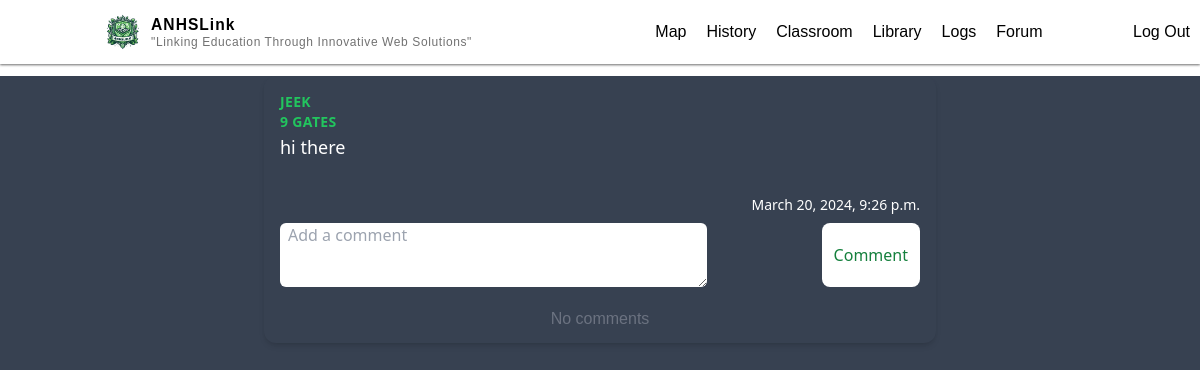
/forum/60/ (signed in), run on the app's committed database.
### main/models.py (models this page shows, shortened)
class Forum (models.Model):
    author = models.ForeignKey(Profile, on_delete=models.CASCADE, related_name="author")
    title = models.CharField(max_length=200, default="")
    description = models.CharField(max_length=400, default="",blank=True)
    uploaded_at = models.DateTimeField(auto_now_add=True)
    likes = models.ManyToManyField(User, related_name ='liked_comments')
    dislikes = models.ManyToManyField(User,related_name ='disliked_comments')

### authentication/models.py (models this page shows, shortened)
class Profile(models.Model):
    user = models.OneToOneField(User, on_delete=models.CASCADE, related_name="profile")
    grade = models.IntegerField(null=True)
    section = models.CharField(default='Selene', max_length=20)
    email = models.EmailField(default="haha@gmail.com")

### main/views.py (the view)
# urls.py: path("forum/<int:id>/", views.forum_comment, name="forum_comment"),
@login_required(login_url="/login")
def forum_comment(request, id):
    forums = Forum.objects.filter(id=id)
    return render(request,"main/forum_about.html",{"forums":forums})

### main/templates/main/forum_about.html (shortened to what this page needs)
{% extends "main/base.html" %} {% load static %} {% block body %}
{% for forum in forums%}
<div class="bg-gray-700 min-h-screen h-auto">
  <div
    class="max-w-md mx-auto bg-gray-700 rounded-xl shadow-md overflow-hidden md:max-w-2xl m-3"
  >
    <div class="md:flex">
      <div class="p-4 bg-gray-700 text-white w-full">
        <div
          class="uppercase tracking-wide text-sm font-semibold author text-green-500"
        >
          {{forum.author.user.username}}
        </div>
        <div
          class="uppercase tracking-wide text-sm font-semibold author text-green-500"
        >
          {{ forum.author.grade}} {{ forum.author.section }}
        </div>
        <a
          href="#"
          class="block mt-1 mb-5 text-lg leading-tight font-medium text-white hover:underline"
          >{{forum.title}}</a
        >
      </div>
    </div>
    <div class="px-4 flex justify-between rounded-b-xl">
      <span class="text-sm text-gray-600 flex items-center text-white"
        >{{forum.uploaded_at}}</span
      >
    </div>
    <div>
      <form
        method="POST"
        class="form px-4 py-2 bg-gray-700 flex justify-between"
        action="{% url 'comment'  %}"
      >
        <textarea
          required
          name="text"
          type="text"
          placeholder="Add a comment"
          class="rounded-md px-2 text-left w-2/3 h-16"
          maxlength="400"
        ></textarea>
        <button
          type="submit"
          class="text-green-700 bg-white px-3 rounded-lg submitBTN"
        >
          Comment
        </button>
      </form>
    </div>
    {% for comment in forum.comments.all %}
    <div
      class="bg-gray-700 rounded-xl shadow-md overflow-hidden md:max-w-2xl m-3"
    >
      <div class="">
        <div class="">
          <div class="flex bg-white">
            <div class="p-4">
              <div
                class="uppercase tracking-wide text-sm text-blue-500 font-semibold author"
              >
                {{comment.author.user.username}}
              </div>
              <div
                class="uppercase tracking-wide text-sm text-blue-500 font-semibold author"
              >
                {{comment.author.grade}} {{comment.author.section}}
              </div>
              <div class="mt-2 text-gray-800 size-fit">
                {{comment.text|linebreaksbr}}
              </div>
            </div>
          </div>
          <div class="px-4 py-2 bg-gray-200 text-right rounded-b-xl">
            <span class="text-sm text-gray-800">{{comment.uploaded_at}}</span>
          </div>
        </div>
        {% for reply in comment.replies.all %}
        <div class="overflow-x-auto ml-8">
          <div
            class="max-w-md mx-auto bg-white rounded-xl shadow-md overflow-hidden md:max-w-2xl m-3"
          >
            <div class="md:flex">
              <div class="p-4">
                <div
                  class="uppercase tracking-wide text-sm text-purple-500 font-semibold author"
                >
                  {{reply.author.user.username}}
                </div>
                <div
                  class="uppercase tracking-wide text-sm text-purple-500 font-semibold author"
                >
                  {{reply.author.grade}} {{reply.author.section}}
                </div>
                <div class="mt-4 text-gray-800 size-fit">
                  {{ reply.text|linebreaksbr }}
                </div>
              </div>
            </div>
            <div class="px-4 py-2 bg-gray-200 text-right">
              <span class="text-sm text-gray-800">{{reply.uploaded_at}}</span>
            </div>
          </div>
        </div>
        {% empty %} {% endfor %}
        <div>
          <form
            method="POST"
            class="form px-4 py-2 bg-gray-700 flex justify-between"
            action="{% url 'reply'  %}"
          >
            {% csrf_token %}
            <textarea
              required
              name="text"
              type="text"
              placeholder="Add a comment"
              class="w-2/3 rounded-md px-4 text-left"
              maxlength="400"
            ></textarea>
            <input name="comment_id" value="{{comment.id}}" hidden />
            <input name="fid" value="{{forum.id}}" hidden />
            <button
              type="submit"
              class="text-white bg-gray-700 px-3 rounded-lg submitBTN"
            >
              Comment
            </button>
          </form>
        </div>
      </div>
      <!--
        <div>
          <form method="POST" class="px-4 py-2 bg-green-200 flex justify-between" action="{% url 'reply'  %}">
            {% csrf_token %}
            <textarea name="text" type="text" placeholder="Add a comment" class="rounded-md px-4 text-left "></textarea>
            <input name="comment_id" value="{{reply.id}}" hidden>
            <input name="fid" value="{{forum.id}}" hidden>
            <button type="submit" class="text-green-700 bg-green-300 px-3 rounded-lg">Comment</button>
          </form>
        </div>
  !-->
    </div>
    {%empty%}
    <p class="m-3 text-center text-gray-500">No comments</p>
    {% endfor%}
  </div>
  {% endfor %}
  {% endblock %}

### authentication/static/css/main.css (style rules this page uses)
html, :host { line-height: 1.5; -webkit-text-size-adjust: 100%; -moz-tab-size: 4; -o-tab-size: 4; tab-size: 4; font-family: ui-sans-serif, system-ui, sans-serif, "Apple Color Emoji", "Segoe UI Emoji", "Segoe UI Symbol", "Noto Color Emoji"; font-feature-settings: normal; font-variation-settings: normal; -webkit-tap-highlight-color: transparent; }
body { margin: 0; line-height: inherit; }
a { color: inherit; text-decoration: inherit; }
button, input, optgroup, select, textarea { font-family: inherit; font-feature-settings: inherit; font-variation-settings: inherit; font-size: 100%; font-weight: inherit; line-height: inherit; color: inherit; margin: 0; padding: 0; }
button, select { text-transform: none; }
button, [type='button'], [type='reset'], [type='submit'] { -webkit-appearance: button; background-color: transparent; background-image: none; }
blockquote, dl, dd, h1, h2, h3, h4, h5, h6, hr, figure, p, pre { margin: 0; }
textarea { resize: vertical; }
input::placeholder, textarea::placeholder { opacity: 1; color: #9ca3af; }
button, [role="button"] { cursor: pointer; }
.m-3 { margin: 0.75rem; }
.mx-auto { margin-left: auto; margin-right: auto; }
.mb-5 { margin-bottom: 1.25rem; }
.mt-1 { margin-top: 0.25rem; }
.block { display: block; }
.flex { display: flex; }
.h-16 { height: 4rem; }
.h-auto { height: auto; }
.min-h-screen { min-height: 100vh; }
.w-2\/3 { width: 66.666667%; }
.w-full { width: 100%; }
.max-w-md { max-width: 28rem; }
.items-center { align-items: center; }
.justify-between { justify-content: space-between; }
.overflow-hidden { overflow: hidden; }
.rounded-lg { border-radius: 0.5rem; }
.rounded-md { border-radius: 0.375rem; }
.rounded-xl { border-radius: 0.75rem; }
.rounded-b-xl { border-bottom-right-radius: 0.75rem; border-bottom-left-radius: 0.75rem; }
.bg-gray-700 { --tw-bg-opacity: 1; background-color: rgb(55 65 81 / var(--tw-bg-opacity)); }
.bg-white { --tw-bg-opacity: 1; background-color: rgb(255 255 255 / var(--tw-bg-opacity)); }
.p-4 { padding: 1rem; }
.px-2 { padding-left: 0.5rem; padding-right: 0.5rem; }
.px-3 { padding-left: 0.75rem; padding-right: 0.75rem; }
.px-4 { padding-left: 1rem; padding-right: 1rem; }
.py-2 { padding-top: 0.5rem; padding-bottom: 0.5rem; }
.text-left { text-align: left; }
.text-center { text-align: center; }
.text-lg { font-size: 1.125rem; line-height: 1.75rem; }
.text-sm { font-size: 0.875rem; line-height: 1.25rem; }
.font-medium { font-weight: 500; }
.font-semibold { font-weight: 600; }
.uppercase { text-transform: uppercase; }
.leading-tight { line-height: 1.25; }
.tracking-wide { letter-spacing: 0.025em; }
.text-gray-500 { --tw-text-opacity: 1; color: rgb(107 114 128 / var(--tw-text-opacity)); }
.text-gray-600 { --tw-text-opacity: 1; color: rgb(75 85 99 / var(--tw-text-opacity)); }
.text-green-500 { --tw-text-opacity: 1; color: rgb(34 197 94 / var(--tw-text-opacity)); }
.text-green-700 { --tw-text-opacity: 1; color: rgb(21 128 61 / var(--tw-text-opacity)); }
.text-white { --tw-text-opacity: 1; color: rgb(255 255 255 / var(--tw-text-opacity)); }
.shadow-md { --tw-shadow: 0 4px 6px -1px rgb(0 0 0 / 0.1), 0 2px 4px -2px rgb(0 0 0 / 0.1); --tw-shadow-colored: 0 4px 6px -1px var(--tw-shadow-color), 0 2px 4px -2px var(--tw-shadow-color); box-shadow: var(--tw-ring-offset-shadow, 0 0 #0000), var(--tw-ring-shadow, 0 0 #0000), var(--tw-shadow); }
@media (min-width: 768px) { .md\:flex { display: flex; } }
@media (min-width: 768px) { .md\:max-w-2xl { max-width: 42rem; } }

### authentication/static/styles/styles.css (style rules this page uses)
body { margin: 0; padding: 0; }
a { text-decoration: none; }
p { font-family: sans-serif; }

### data on the page
Forum: author.user.username "JEEK", author.grade "9", author.section "GATES", title "hi there", uploaded_at "March 20, 2024, 9:26 p.m."
